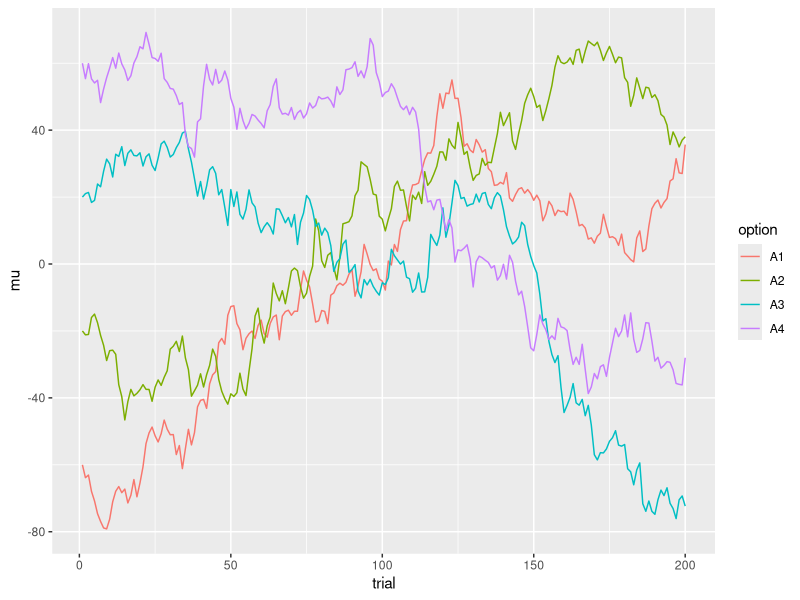
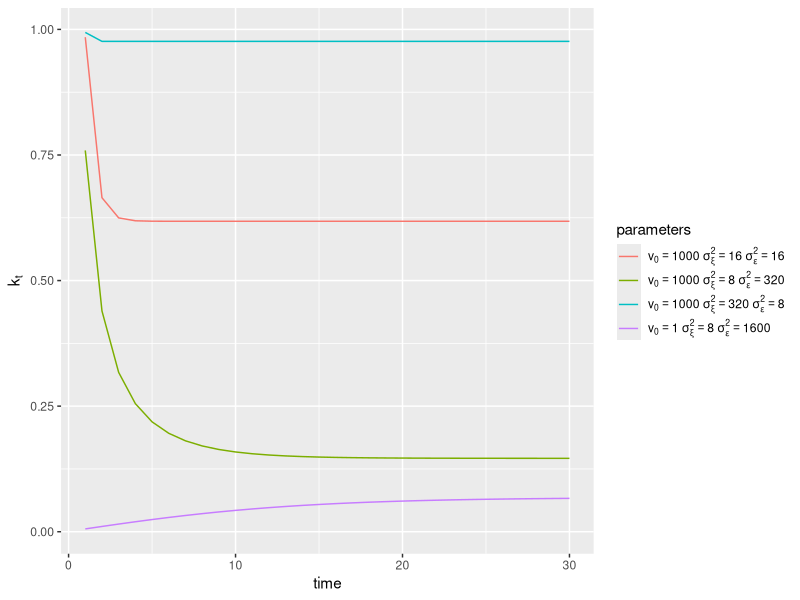
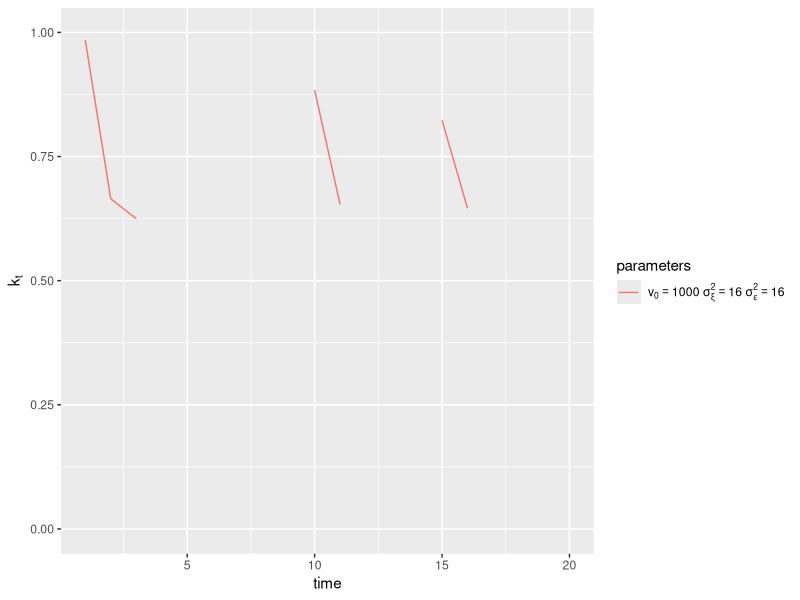
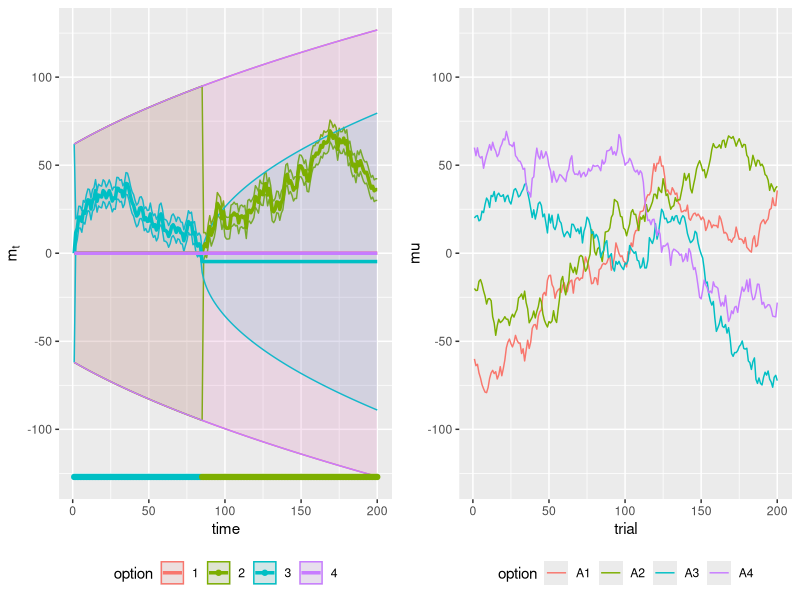
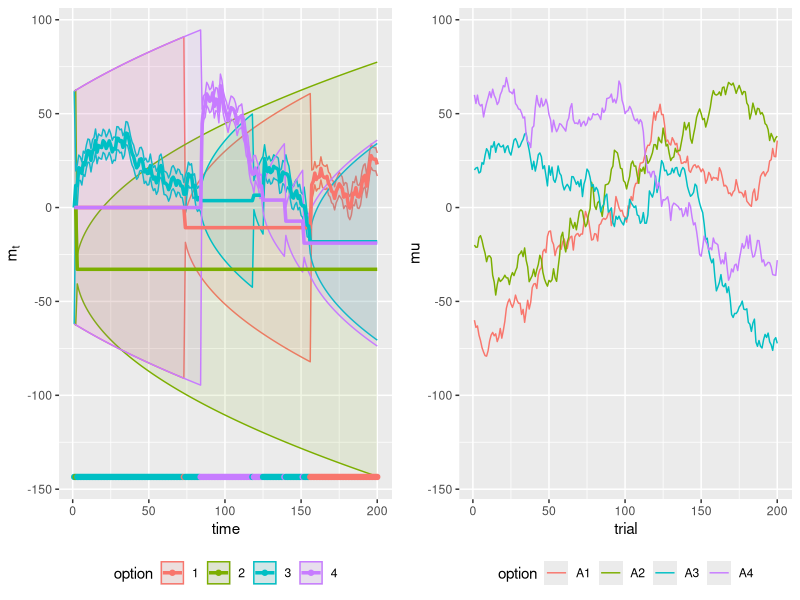
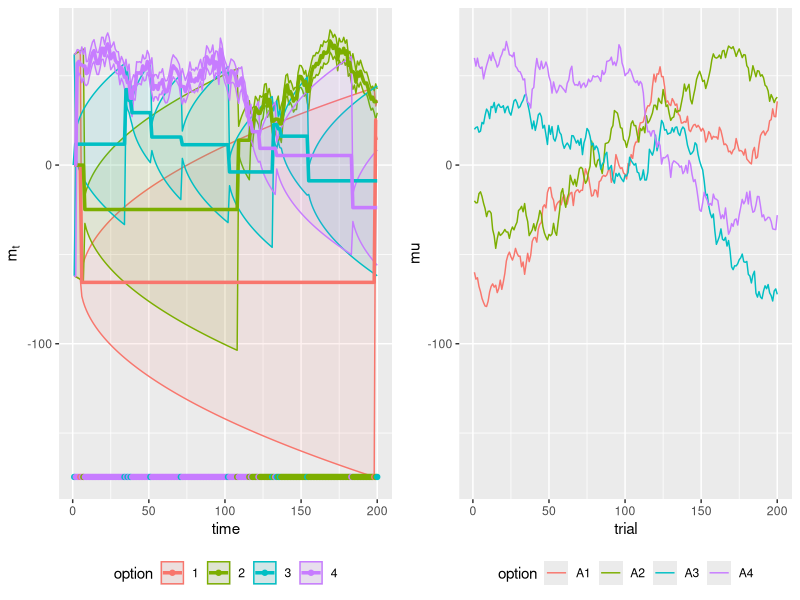
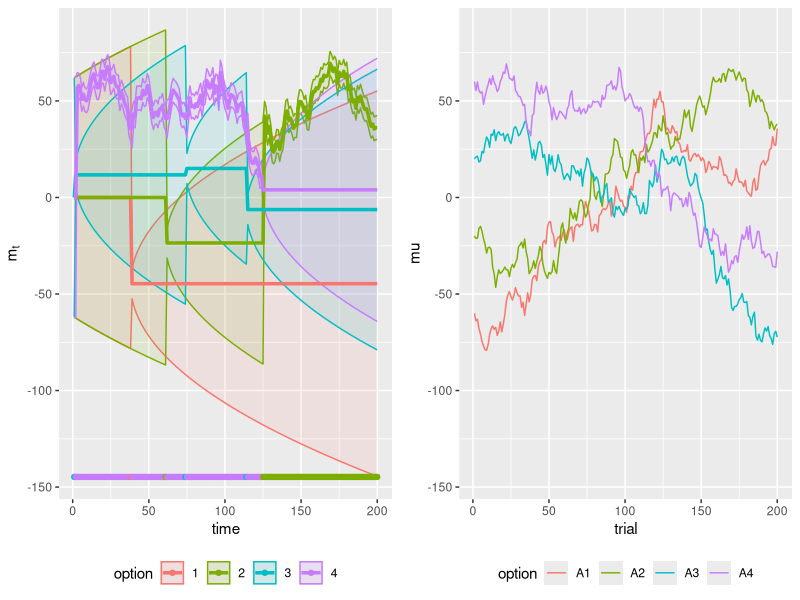
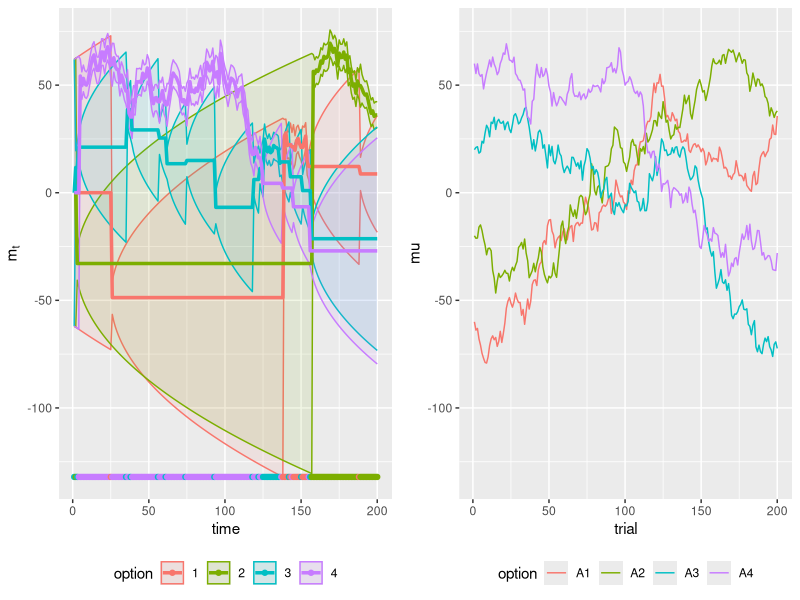

Here is the R script that generated these plots, in order:
## ---- chunk 1
options(htmltools.dir.version = FALSE)
knitr::opts_chunk$set(fig.retina = 3, dev='svg')
## ---- chunk 2
knitr::include_graphics('https://res.mdpi.com/energies/energies-09-00755/article_deploy/html/images/energies-09-00755-g003.png')
#![](https://res.mdpi.com/energies/energies-09-00755/article_deploy/html/images/energies-09-00755-g003.png)
## ---- chunk 3
knitr::include_graphics('https://res.mdpi.com/energies/energies-09-00755/article_deploy/html/images/energies-09-00755-g003.png')
#![](https://res.mdpi.com/energies/energies-09-00755/article_deploy/html/images/energies-09-00755-g003.png)
## ---- chunk 4
knitr::include_graphics('https://res.mdpi.com/energies/energies-09-00755/article_deploy/html/images/energies-09-00755-g003.png')
#![](https://res.mdpi.com/energies/energies-09-00755/article_deploy/html/images/energies-09-00755-g003.png)
## ---- chunk 5
knitr::include_graphics('https://res.mdpi.com/energies/energies-09-00755/article_deploy/html/images/energies-09-00755-g003.png')
#![](https://res.mdpi.com/energies/energies-09-00755/article_deploy/html/images/energies-09-00755-g003.png)
## ---- chunk 6
knitr::include_graphics('https://blogs.mathworks.com/images/loren/2016/multiarmedbandit.jpg')
## ---- chunk 7
set.seed(3) # set the random seed to replicate these results exactly
mu <- matrix(0.0,nrow=200,ncol=4) # to store the time-varying means
mu[1,] <- c(-60, -20, 20, 60) # initialize the means for t=1
for(t in 2:200) {
  mu[t,] <- mu[t-1,] + rnorm(4,mean=0,sd=4) # compute mean at t based on mean at t-1
}
rewards <- mu + rnorm(length(mu),mean=0,sd=4) # generate the stochastic rewards
mu <- as.data.frame(cbind(1:200,mu))
rewards <- as.data.frame(cbind(1:200,rewards))
colnames(rewards) <- colnames(mu) <- c("trial",paste0("A",1:4))
## ---- chunk 8
library(dplyr)
library(tidyr)
library(ggplot2)
mu %>%
  gather(key=option,value=mu,-trial) %>%
    ggplot(aes(x=trial,y=mu,colour=option)) + geom_line()
## ---- chunk 9
kalman_gain <- function(v0,sigma_xi_sq,sigma_epsilon_sq,nt=30) {
  kt <- rep(0,nt)
  v <- v0
  for(t in 1:nt) {
    kt[t] <- (v + sigma_xi_sq)/(v + sigma_xi_sq + sigma_epsilon_sq)
    v <- (1-kt[t])*(v + sigma_xi_sq)
  }
  return(kt)
}
rbind(
  data.frame(time=1:30,parameters=1,kf=kalman_gain(1000,16,16)),
  data.frame(time=1:30,parameters=2,kf=kalman_gain(1000,8,320)),
  data.frame(time=1:30,parameters=3,kf=kalman_gain(1000,320,8)),
  data.frame(time=1:30,parameters=4,kf=kalman_gain(1,8,1600))
  ) %>%
    mutate(parameters=factor(parameters)) %>%
    ggplot(aes(x=time,y=kf,colour=parameters)) + geom_line() + scale_color_discrete(labels=c(
      expression(v[0] == 1000 ~ sigma[xi]^2 == 16 ~ sigma[epsilon]^2 == 16),
      expression(v[0] == 1000 ~ sigma[xi]^2 == 8 ~ sigma[epsilon]^2 == 320),
      expression(v[0] == 1000 ~ sigma[xi]^2 == 320 ~ sigma[epsilon]^2 == 8),
      expression(v[0] == 1 ~ sigma[xi]^2 == 8 ~ sigma[epsilon]^2 == 1600)
    ))  + ylab(expression(k[t]))
## ---- chunk 10
kalman_gain <- function(chosen,v0,sigma_xi_sq,sigma_epsilon_sq,nt=20) {
  kt <- rep(0,nt)
  v <- v0
  for(t in 1:nt) {
    kt[t] <- ifelse(chosen[t],(v + sigma_xi_sq)/(v + sigma_xi_sq + sigma_epsilon_sq),0)
    v <- (1-kt[t])*(v + sigma_xi_sq)
  }
  return(kt)
}
chosen <- rep(FALSE,20)
chosen[c(1,2,3,10,11,15,16)] <- TRUE
data.frame(time=1:20,parameters=1,kf=kalman_gain(chosen,1000,16,16)) %>%
    mutate(parameters=factor(parameters),kf=replace(kf,kf==0,NA)) %>%
    ggplot(aes(x=time,y=kf,colour=parameters)) + geom_line() + scale_color_discrete(labels=c(
      expression(v[0] == 1000 ~ sigma[xi]^2 == 16 ~ sigma[epsilon]^2 == 16)
    ))  + ylab(expression(k[t])) + ylim(0,1)
## ---- chunk 11
rl_softmax_sim <- function(rewards,m0,v0,sigma_xi_sq,sigma_epsilon_sq,gamma) {
  nt <- nrow(rewards) # number of time points
  no <- ncol(rewards) # number of options
  m <- matrix(m0,ncol=no,nrow=nt+1) # to hold the posterior means
  v <- matrix(v0,ncol=no,nrow=nt+1) # to hold the posterior variances
  choice <- rep(0,nt) # to hold the choices of the RL agent
  reward <- rep(0.0,nt) # to hold the obtained rewards by the RL agent
  # loop over all timepoints
  for(t in 1:nt) {
    # use the prior means and compute the probability of choosing each option
    p <- exp(gamma*m[t,])
    p <- p/sum(p)
    # choose an option according to these probabilities
    choice[t] <- sample(1:4,size=1,prob=p)
    # get the reward of the choice
    reward[t] <- rewards[t,choice[t]]
    # set the Kalman gain for unchosen options
    kt <- rep(0,4)
    # set the Kalman gain for the chosen option
    kt[choice[t]] <- (v[t,choice[t]] + sigma_xi_sq)/(v[t,choice[t]] + sigma_xi_sq + sigma_epsilon_sq)
    # compute the posterior means
    m[t+1,] <- m[t,] + kt*(reward[t] - m[t,])
    # compute the posterior variances
    v[t+1,] <- (1-kt)*(v[t,] + sigma_xi_sq) 
  }
  # return everything of interest
  return(list(m=m,v=v,choice=choice,reward=reward))
}
## ---- chunk 12
plot_sim <- function(sim) { 
  data.frame(trial=1:200,option=factor(rep(1:4,each=200)),m=as.numeric(sim$m[-201,]),mmax=as.numeric(sim$m[-201,]) + 1.96*sqrt(as.numeric(sim$v[-201,])),mmin=as.numeric(sim$m[-201,]) - 1.96*sqrt(as.numeric(sim$v[-201,]))) %>%
    ggplot(aes(x=trial,y=m,colour=option,fill=option)) + geom_ribbon(aes(ymin=mmin,ymax=mmax),alpha=.1) + 
  geom_line(size=1.2) + geom_point(aes(x=trial,y=min(sim$m - 1.96*sqrt(sim$v)),colour=choice,fill=choice),data=data.frame(trial=1:200,choice=factor(sim$choice))) + xlab("time") + ylab(expression(m[t]))
}
## ---- chunk 13
library(gridExtra)

#plot1 <- qplot(iris$Sepal.Length)
#plot2 <- qplot(iris$Sepal.Width)


 
rewards_mat <- as.matrix(rewards[,-1]) # extract rewards from the rewards data.frame
set.seed(123) # set seed to replicate results exactly
# run the RL agent with 
sim_softmax_100 <- rl_softmax_sim(rewards_mat,m0=0.0,v0=1000,sigma_xi_sq=16,sigma_epsilon_sq=16,gamma=1)
plot1 <- plot_sim(sim_softmax_100) + theme(legend.position="bottom")
plot2 <- mu %>%
  gather(key=option,value=mu,-trial) %>%
    ggplot(aes(x=trial,y=mu,colour=option)) + geom_line() + theme(legend.position="bottom") + ylim(ggplot_build(plot1)$layout$panel_scales_y[[1]]$range$range)
grid.arrange(plot1, plot2, ncol=2)

## ---- chunk 14
set.seed(123)
sim_softmax_020 <- rl_softmax_sim(rewards_mat,m0=0.0,v0=1000,sigma_xi_sq=16,sigma_epsilon_sq=16,gamma=.2)
plot1 <- plot_sim(sim_softmax_020) + theme(legend.position="bottom")
plot2 <- mu %>%
  gather(key=option,value=mu,-trial) %>%
    ggplot(aes(x=trial,y=mu,colour=option)) + geom_line() + theme(legend.position="bottom") + ylim(ggplot_build(plot1)$layout$panel_scales_y[[1]]$range$range)
grid.arrange(plot1, plot2, ncol=2)
## ---- chunk 15
library(nnet)
rl_ucb_sim <- function(rewards,m0,v0,sigma_xi_sq,sigma_epsilon_sq,beta) {
  nt <- nrow(rewards)
  no <- ncol(rewards)
  m <- matrix(m0,ncol=no,nrow=nt+1)
  v <- matrix(v0,ncol=no,nrow=nt+1)
  choice <- rep(0,nt)
  reward <- rep(0.0,nt)
  for(t in 1:nt) {
    # choose the option with the highest UCB, breaking ties at random
    choice[t] <- which.is.max(m[t,] + beta*sqrt(v[t,]) + sigma_xi_sq)
    reward[t] <- rewards[t,choice[t]]
    # Kalman updates:
    kt <- rep(0,4)
    kt[choice[t]] <- (v[t,choice[t]] + sigma_xi_sq)/(v[t,choice[t]] + sigma_xi_sq + sigma_epsilon_sq)
    m[t+1,] <- m[t,] + kt*(reward[t] - m[t,])
    v[t+1,] <- (1-kt)*(v[t,] + sigma_xi_sq) 
  }
  return(list(m=m,v=v,choice=choice,reward=reward))
}
## ---- chunk 16

set.seed(123) # set seed to replicate results exactly
# run the RL agent with 
sim_ucb_196 <- rl_ucb_sim(rewards_mat,m0=0.0,v0=1000,sigma_xi_sq=16,sigma_epsilon_sq=16,beta=1.96)
plot1 <- plot_sim(sim_ucb_196) + theme(legend.position="bottom")
plot2 <- mu %>%
  gather(key=option,value=mu,-trial) %>%
    ggplot(aes(x=trial,y=mu,colour=option)) + geom_line() + theme(legend.position="bottom") + ylim(ggplot_build(plot1)$layout$panel_scales_y[[1]]$range$range)
grid.arrange(plot1, plot2, ncol=2)

## ---- chunk 17

set.seed(123) # set seed to replicate results exactly
# run the RL agent with 
sim_ucb_100 <- rl_ucb_sim(rewards_mat,m0=0.0,v0=1000,sigma_xi_sq=16,sigma_epsilon_sq=16,beta=1)
plot1 <- plot_sim(sim_ucb_100) + theme(legend.position="bottom")
plot2 <- mu %>%
  gather(key=option,value=mu,-trial) %>%
    ggplot(aes(x=trial,y=mu,colour=option)) + geom_line() + theme(legend.position="bottom") + ylim(ggplot_build(plot1)$layout$panel_scales_y[[1]]$range$range)
grid.arrange(plot1, plot2, ncol=2)

## ---- chunk 18
rl_thompson_sim <- function(rewards,m0,v0,sigma_xi_sq,sigma_epsilon_sq) {
  nt <- nrow(rewards)
  no <- ncol(rewards)
  m <- matrix(m0,ncol=no,nrow=nt+1)
  v <- matrix(v0,ncol=no,nrow=nt+1)
  choice <- rep(0,nt)
  reward <- rep(0.0,nt)
  for(t in 1:nt) {
    # draw values from the prior distributions of the mean reward
    sim_r <- rnorm(4,mean=m[t,],sd=sqrt(v[t,] + sigma_xi_sq)) 
    # choose the option with the highest sampled value
    choice[t] <- which.is.max(sim_r)
    reward[t] <- rewards[t,choice[t]]
    # Kalman updates:
    kt <- rep(0,4)
    kt[choice[t]] <- (v[t,choice[t]] + sigma_xi_sq)/(v[t,choice[t]] + sigma_xi_sq + sigma_epsilon_sq)
    m[t+1,] <- m[t,] + kt*(reward[t] - m[t,])
    v[t+1,] <- (1-kt)*(v[t,] + sigma_xi_sq) 
  }
  return(list(m=m,v=v,choice=choice,reward=reward))
}
## ---- chunk 19
set.seed(123)
sim_thompson <- rl_thompson_sim(rewards_mat,m0=0.0,v0=1000,sigma_xi_sq=16,sigma_epsilon_sq=16)
plot1 <- plot_sim(sim_thompson) + theme(legend.position="bottom")
plot2 <- mu %>%
  gather(key=option,value=mu,-trial) %>%
    ggplot(aes(x=trial,y=mu,colour=option)) + geom_line() + theme(legend.position="bottom") + ylim(ggplot_build(plot1)$layout$panel_scales_y[[1]]$range$range)
grid.arrange(plot1, plot2, ncol=2)

## ---- chunk 20
set.seed(12345)
nsim <- 2000
ntrial <- 400
softmax100 <- softmax020 <- ucb196 <- ucb100 <- thompson <- matrix(0.0,ncol=ntrial,nrow=nsim)
for(i in 1:nsim) {
  mu <- matrix(0.0,nrow=ntrial,ncol=4) # to store the time-varying means
  mu[1,] <- runif(4,-60,60) # initialize the means for t=1
  for(t in 2:ntrial) {
    mu[t,] <- mu[t-1,] + rnorm(4,mean=0,sd=4) # compute mean at t based on mean at t-1
  }
  rewards_mat <- mu + rnorm(length(mu),mean=0,sd=4) # generate the stochastic rewards
  max_reward <- mu[cbind(1:ntrial,apply(mu[,1:4],1,which.max))]
  softmax100[i,] <- max_reward - mu[cbind(1:ntrial,rl_softmax_sim(rewards_mat,m0=0.0,v0=1000,sigma_xi_sq=16,sigma_epsilon_sq=16,gamma=1)$choice)]
  softmax020[i,] <- max_reward - mu[cbind(1:ntrial,rl_softmax_sim(rewards_mat,m0=0.0,v0=1000,sigma_xi_sq=16,sigma_epsilon_sq=16,gamma=.2)$choice)]
  ucb196[i,] <- max_reward - mu[cbind(1:ntrial,rl_ucb_sim(rewards_mat,m0=0.0,v0=1000,sigma_xi_sq=16,sigma_epsilon_sq=16,beta=1.96)$choice)]
  ucb100[i,] <- max_reward - mu[cbind(1:ntrial,rl_ucb_sim(rewards_mat,m0=0.0,v0=1000,sigma_xi_sq=16,sigma_epsilon_sq=16,beta=1.00)$choice)]
  thompson[i,] <- max_reward - mu[cbind(1:ntrial,rl_thompson_sim(rewards_mat,m0=0.0,v0=1000,sigma_xi_sq=16,sigma_epsilon_sq=16)$choice)]
}
rbind(
  data.frame(method="softmax 1.0",trial=1:ntrial,loss=colMeans(softmax100)),
  data.frame(method="softmax 0.2",trial=1:ntrial,loss=colMeans(softmax020)),
  data.frame(method="ucb 1.96",trial=1:ntrial,loss=colMeans(ucb196)),
  data.frame(method="ucb 1.0",trial=1:ntrial,loss=colMeans(ucb100)),
  data.frame(method="thompson",trial=1:ntrial,loss=colMeans(thompson))
) %>% ggplot(aes(x=trial,y=loss,colour=method)) + geom_line() + scale_y_continuous(trans='log2') + ylab("Expected loss")
